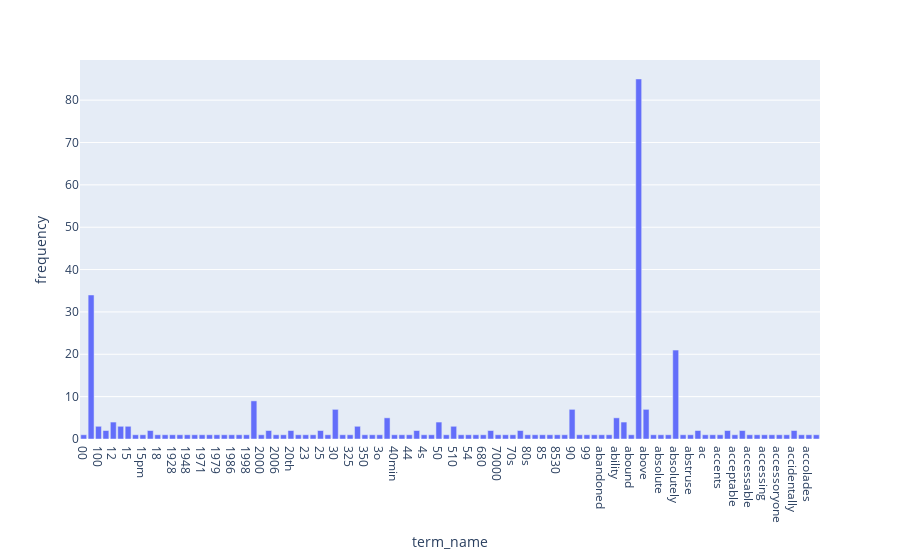

Here is the notebook cell this chart was saved with:
### Markdown cell above
### >>> **Exercise 14 (take home):** 
The chart above only contains 300 vocabulary in the documents, and it's already computationally intensive to both compute and visualize. Can you efficiently reduce the number of terms you want to visualize as an exercise.

### Code cell
fig = px.bar(df[:100], x='term_name', y='frequency')
fig.show()

### Figure 1 — Plotly figure (JSON) as saved in the notebook; plotly's stock layout.template omitted (floating-point values rounded to 4 significant figures)
{"data": [{"alignmentgroup": "True", "hovertemplate": "term_name=%{x}<br>frequency=%{y}<extra></extra>", "legendgroup": "", "marker": {"color": "#636efa", "pattern": {"shape": ""}}, "name": "", "offsetgroup": "", "orientation": "v", "showlegend": false, "textposition": "auto", "type": "bar", "x": ["00", "10", "100", "11", "12", "13", "15", "15g", "15pm", "17", "18", "18th", "1928", "1947", "1948", "1949", "1971", "1973", "1979", "1980", "1986", "1995", "1998", "20", "2000", "2005", "2006", "2007", "20th", "2160", "23", "24", "25", "2mp", "30", "30s", "325", "35", "350", "375", "3o", "40", "40min", "42", "44", "45", "4s", "4ths", "50", "5020", "510", "5320", "54", "5lb", "680", "70", "70000", "700w", "70s", "80", "80s", "8125", "85", "8525", "8530", "8pm", "90", "95", "99", "aailiyah", "abandoned", "abhor", "ability", "able", "abound", "about", "above", "abroad", "absolute", "absolutel", "absolutely", "absolutley", "abstruse", "abysmal", "ac", "academy", "accents", "accept", "acceptable", "access", "accessable", "accessible", "accessing", "accessory", "accessoryone", "accident", "accidentally", "acclaimed", "accolades", "accommodations"], "xaxis": "x", "y": [1, 34, 3, 2, 4, 3, 3, 1, 1, 2, 1, 1, 1, 1, 1, 1, 1, 1, 1, 1, 1, 1, 1, 9, 1, 2, 1, 1, 2, 1, 1, 1, 2, 1, 7, 1, 1, 3, 1, 1, 1, 5, 1, 1, 1, 2, 1, 1, 4, 1, 3, 1, 1, 1, 1, 2, 1, 1, 1, 2, 1, 1, 1, 1, 1, 1, 7, 1, 1, 1, 1, 1, 5, 4, 1, 85, 7, 1, 1, 1, 21, 1, 1, 2, 1, 1, 1, 2, 1, 2, 1, 1, 1, 1, 1, 1, 2, 1, 1, 1], "yaxis": "y"}], "layout": {"barmode": "relative", "legend": {"tracegroupgap": 0}, "margin": {"t": 60}, "xaxis": {"anchor": "y", "domain": [0, 1], "title": {"text": "term_name"}}, "yaxis": {"anchor": "x", "domain": [0, 1], "title": {"text": "frequency"}}}}
